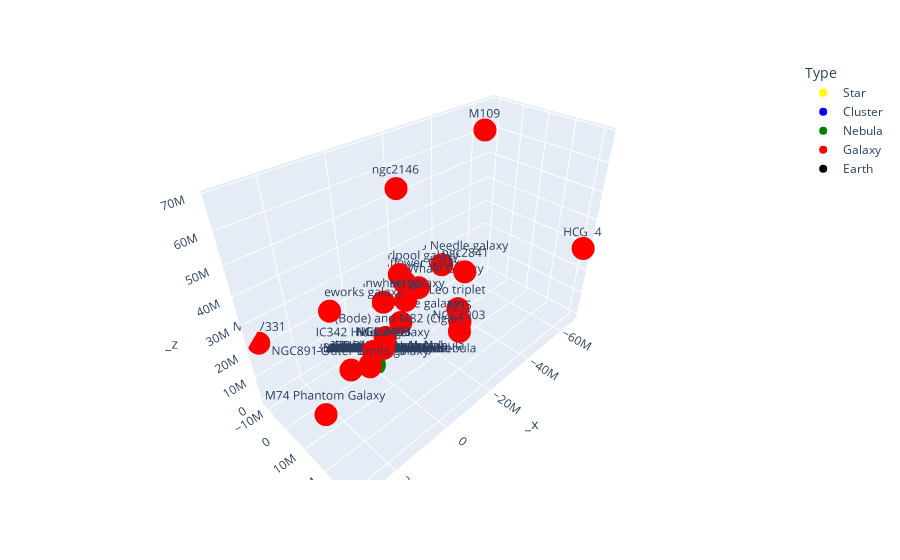

Here is the notebook cell this chart was saved with:
### Code cell
fig_lin = px.scatter_3d(df_lin, x='_x', y='_y', z='_z',
              text='Target',
                   hover_name = 'Dist (ly)',
                   color = 'Type',
                   color_discrete_map = {
                       'Star': 'yellow',
                       'Nebula': 'green',
                       'Cluster': 'blue',
                       'Galaxy': 'red'
                   })

fig_lin.add_trace(go.Scatter3d(x = [0], y = [0], z = [0],
                           mode = 'markers',
                          marker = go.scatter3d.Marker(color = 'black'),
                              name = 'Earth'))

### Figure 1 — Plotly figure (JSON) as saved in the notebook; plotly's stock layout.template omitted (floating-point values rounded to 4 significant figures)
{"data": [{"hovertemplate": "<b>%{hovertext}</b><br><br>Type=Star<br>_x=%{x}<br>_y=%{y}<br>_z=%{z}<br>Target=%{text}<extra></extra>", "hovertext": [16.7, 2615, 25, 430, 313, 16, 197, 1200, 548, 36.7, 1300], "legendgroup": "Star", "marker": {"color": "yellow", "symbol": "circle"}, "mode": "markers+text", "name": "Star", "scene": "scene", "showlegend": true, "text": ["Altair", "Deneb", "Vega", "Albireo", "32 Eridani", "40 Eridani - Keid", "Mirach", "Mintaka", "Betelgeuse", "Arcturus", "Bob Batchelor star"], "type": "scatter3d", "x": [7.669, 1192.0, 3.127, 146.5, 163.0, 6.997, 152.8, 146.2, 11.45, -28.76, -1211.0], "y": [-14.61, -1402.0, -19.24, -350.4, 266.7, 14.23, 47.98, 1191.0, 543.3, -19.34, -467.7], "z": [2.575, 1858.0, 15.66, 201.6, -16.13, -2.131, 114.7, -6.264, 70.65, 12.06, 62.23]}, {"hovertemplate": "<b>%{hovertext}</b><br><br>Type=Cluster<br>_x=%{x}<br>_y=%{y}<br>_z=%{z}<br>Target=%{text}<extra></extra>", "hovertext": [7500, 4340, 3480, 610, 2600, 3870, 33600, 444, 7500], "legendgroup": "Cluster", "marker": {"color": "blue", "symbol": "circle"}, "mode": "markers+text", "name": "Cluster", "scene": "scene", "showlegend": true, "text": ["Perseus double cluster", "M36 Pinwheel cluster", "M38 Starfish cluster", "M44 Beehive cluster", "M67", "M35", "M15", "M45 Pleiades", "NGC869"], "type": "scatter3d", "x": [3334.0, 370.8, 383.8, -369.3, -1730.0, -136.9, 26060.0, 221.6, 3342.0], "y": [2335.0, 3573.0, 2794.0, 438.5, 1867.0, 3524.0, -20000.0, 339.3, 2320.0], "z": [6300.0, 2436.0, 2038.0, 208.5, 532.4, 1595.0, 7082.0, 181.4, 6301.0]}, {"hovertemplate": "<b>%{hovertext}</b><br><br>Type=Nebula<br>_x=%{x}<br>_y=%{y}<br>_z=%{z}<br>Target=%{text}<extra></extra>", "hovertext": [1200, 7500, 2400, 1300, 1300, 1500, 2350, 1500, 5200, 2100, 9500, 1500, 1500, 6500, 5000, 1000, 1350, 2800, 1300], "legendgroup": "Nebula", "marker": {"color": "green", "symbol": "circle"}, "mode": "markers+text", "name": "Nebula", "scene": "scene", "showlegend": true, "text": ["M27 Dumbbell nebula", "IC1805 Heart Nebula", "IC 1396 Elephant's Trunk Nebula", "M42 Orion Nebula", "M42 Orion Nebula", "IC 434 Flame and Horsehead Nebula", "NGC 2264 Cone nebula", "IC405 Flaming Star Nebula", "NGC 2237 Rosette Nebula", "NGC1579 Northern Trifid", "ngc281 Pacman nebula", "Abell 21 Medusa Nebula", "IC405 Flaming Star Nebula", "M1", "IC443 Jellyfish Nebula", "NGC1499 California Nebula", "M78", "M97 Owl nebula", "NGC7023 Iris nebula"], "type": "scatter3d", "x": [551.8, 2812.0, 1053.0, 139.3, 139.3, 124.1, -412.0, 235.5, -760.1, 655.0, 5087.0, -553.1, 235.5, 668.3, -346.6, 392.3, 77.84, -1574.0, 344.2], "y": [-959.5, 2224.0, -744.4, 1287.0, 1287.0, 1493.0, 2278.0, 1214.0, 5124.0, 1584.0, 1198.0, 1351.0, 1214.0, 5989.0, 4606.0, 702.6, 1348.0, 314.6, -339.4], "z": [463.5, 6588.0, 2024.0, -122.1, -122.1, -65.43, 403.4, 848.8, 453.1, 1213.0, 7933.0, 343.7, 848.8, 2436.0, 1915.0, 593.7, 0.3272, 2294.0, 1207.0]}, {"hovertemplate": "<b>%{hovertext}</b><br><br>Type=Galaxy<br>_x=%{x}<br>_y=%{y}<br>_z=%{z}<br>Target=%{text}<extra></extra>", "hovertext": [9700000, 2500000, 3200000, 2500000, 80000000, 31000000, 12000000, 23700000, 29300000, 30000000, 39800000, 20900000, 10700000, 25200000, 30000000, 70000000, 46000000, 27300000, 35000000, 42700000, 30400000, 9650000, 17300000, 83500000, 32600000], "legendgroup": "Galaxy", "marker": {"color": "red", "symbol": "circle"}, "mode": "markers+text", "name": "Galaxy", "scene": "scene", "showlegend": true, "text": ["NGC 2403", "M31 Andromeda", "M33 triangulum galaxy", "M31 Andromeda", "HCG44", "M51 Whirlpool galaxy", "M81 (Bode) and M82 (Cigar)", "M106", "M63 Sunflower Galaxy", "NGC4631 Whale Galaxy", "NGC7331", "M101 Pinwheel galaxy", "IC342 Hidden galaxy", "NGC6946 Fireworks galaxy", "M74 Phantom Galaxy", "ngc2146", "ngc2841", "NGC891 Outer Limits galaxy", "Leo triplet", "NGC4565 Needle galaxy", "NGC2903 ", "NGC2403", "M64 Black Eye galaxy", "M109", "M95"], "type": "scatter3d", "x": [-1643000.0, 1846000.0, 2525000.0, 1846000.0, -67040000.0, -19470000.0, -3671000.0, -16020000.0, -20580000.0, -24860000.0, 30710000.0, -10460000.0, 2191000.0, 7844000.0, 26340000.0, -1147000.0, -22350000.0, 16400000.0, -33450000.0, -37900000.0, -22600000.0, -1635000.0, -15590000.0, -49810000.0, -30180000.0], "y": [3654000.0, 348400.0, 1096000.0, 348400.0, 31960000.0, -8051000.0, 2215000.0, -1328000.0, -7070000.0, -4623000.0, -11620000.0, -6238000.0, 3336000.0, -9785000.0, 11820000.0, 14080000.0, 18420000.0, 11760000.0, 6350000.0, -6062000.0, 17010000.0, 3635000.0, -3939000.0, 521600.0, 10400000.0], "z": [8834000.0, 1649000.0, 1632000.0, 1649000.0, 29730000.0, 22740000.0, 11210000.0, 17420000.0, 19620000.0, 16140000.0, 22490000.0, 16980000.0, 9928000.0, 21860000.0, 8160000.0, 68560000.0, 35740000.0, 18390000.0, 8121000.0, 18710000.0, 11140000.0, 8788000.0, 6392000.0, 67010000.0, 6613000.0]}, {"marker": {"color": "black"}, "mode": "markers", "name": "Earth", "type": "scatter3d", "x": [0], "y": [0], "z": [0]}], "layout": {"legend": {"title": {"text": "Type"}, "tracegroupgap": 0}, "margin": {"t": 60}, "scene": {"domain": {"x": [0, 1], "y": [0, 1]}, "xaxis": {"title": {"text": "_x"}}, "yaxis": {"title": {"text": "_y"}}, "zaxis": {"title": {"text": "_z"}}}}}
